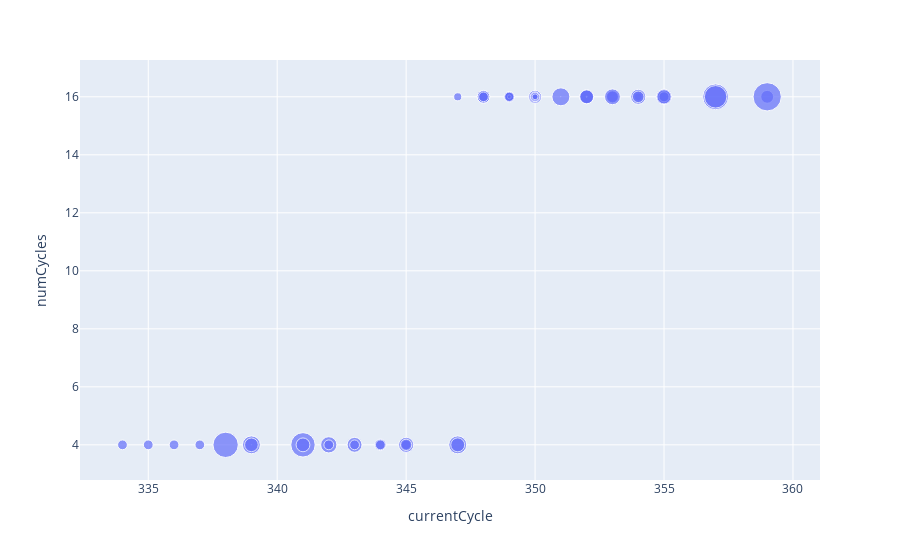

The cell this chart's notebook holds for it:
### Code cell
guy = df[df["account"] == "0xB6647caE065c321e75775B50a25fd54e9ac5C436"]

px.scatter(guy, x="currentCycle", y="numCycles", size="toke")

### Figure 1 — Plotly figure (JSON) as saved in the notebook; plotly's stock layout.template omitted (floating-point values rounded to 4 significant figures)
{"data": [{"hovertemplate": "currentCycle=%{x}<br>numCycles=%{y}<br>toke=%{marker.size}<extra></extra>", "legendgroup": "", "marker": {"color": "#636efa", "size": [2241.0, 2241.0, 2243.0, 2210.0, 15030.0, 7456.0, 2.614, 4380.0, 13970.0, 4481.0, 6155.0, 2261.0, 5202.0, 2255.0, 3119.0, 2267.0, 5322.0, 2267.0, 3064.0, 7504.0, 4549.0, 1529.0, 3865.0, 2267.0, 3696.0, 2195.0, 1570.0, 1936.0, 2689.0, 356.1, 2022.0, 3928.0, 1952.0, 2355.0, 1633.0, 810.3, 7561.0, 0.842, 4491.0, 4218.0, 24.48, 4620.0, 2917.0, 3518.0, 5839.0, 1489.0, 5237.0, 3137.0, 2263.0, 5732.0, 2401.0, 4669.0, 15480.0, 11840.0, 3891.0, 18730.0], "sizemode": "area", "sizeref": 46.83, "symbol": "circle"}, "mode": "markers", "name": "", "orientation": "v", "showlegend": false, "type": "scatter", "x": [334, 335, 336, 337, 338, 339, 339, 339, 341, 341, 342, 342, 343, 343, 344, 344, 345, 345, 345, 347, 347, 347, 348, 348, 348, 348, 349, 349, 349, 349, 349, 350, 350, 350, 350, 350, 351, 351, 352, 352, 352, 352, 353, 353, 353, 354, 354, 354, 355, 355, 355, 355, 357, 357, 359, 359], "xaxis": "x", "y": [4, 4, 4, 4, 4, 4, 4, 4, 4, 4, 4, 4, 4, 4, 4, 4, 4, 4, 4, 4, 4, 16, 16, 16, 16, 16, 16, 16, 16, 16, 16, 16, 16, 16, 16, 16, 16, 16, 16, 16, 16, 16, 16, 16, 16, 16, 16, 16, 16, 16, 16, 16, 16, 16, 16, 16], "yaxis": "y"}], "layout": {"legend": {"itemsizing": "constant", "tracegroupgap": 0}, "margin": {"t": 60}, "xaxis": {"anchor": "y", "domain": [0, 1], "title": {"text": "currentCycle"}}, "yaxis": {"anchor": "x", "domain": [0, 1], "title": {"text": "numCycles"}}}}
